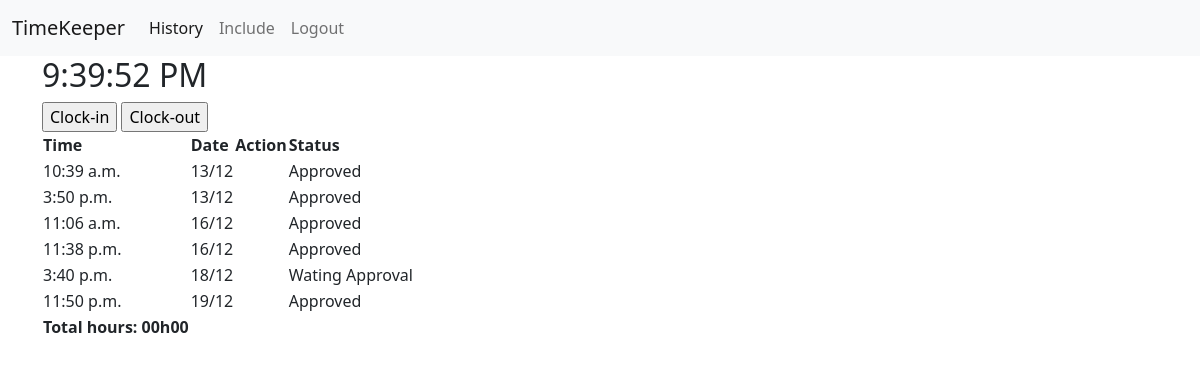
The page /history (signed in) on the database as committed earlier.
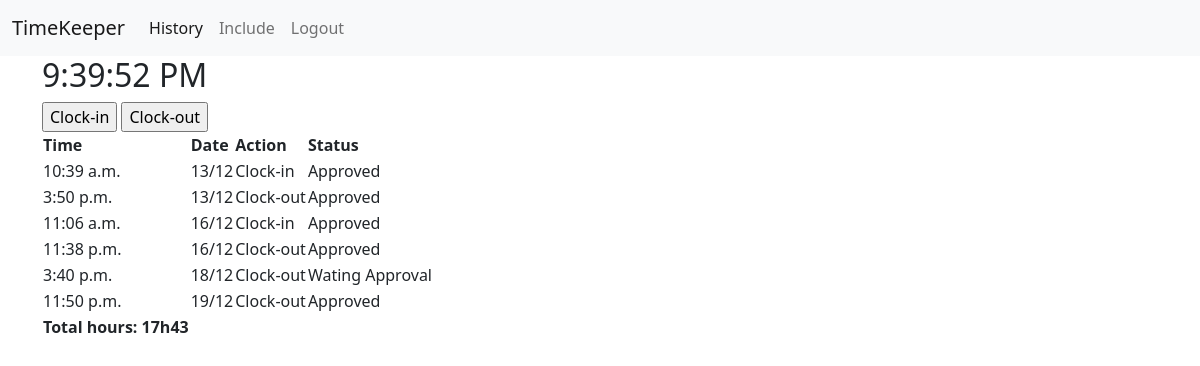
The same page on the database as committed later.
### backend/models.py (models this page shows)
class Record(models.Model):
  user = models.ForeignKey(User, on_delete=models.CASCADE)
  date = models.DateTimeField(default=now)
  action = models.CharField(max_length=20, default='')
  status = models.CharField(max_length=20, default='Wating Approval')

### backend/views.py (the view)
# urls.py: path("history", views.history, name="history"),
def history(req):
    if not req.user.is_authenticated:
        messages.success(req, ("You must login to access this page"))
        return redirect("/auths")
    if req.method == "POST":
        record = Record()
        record.user = req.user
        record.status = "Approved"
        record.action = req.POST.get("action")
        record.save()
        return redirect("/history")
    else:
        records = Record.objects.filter(user=req.user).order_by("date__day")
        context = {"records": records, "workedHours": calculateWorkedHours(records)}
        return render(req, "backend/history.html", context)

### backend/templates/backend/history.html (shortened to what this page needs)
{% extends 'backend/base.html' %}
{% load static %}
{% block content%}
<div class="clockContainer">
  <h2 class="clock" id="clock"></h2>
  <form action="" method="post">
    <input type="submit" name="action" value="Clock-in">
    <input type="submit" name="action" value="Clock-out">
  </form>
</div>
<div class="historyContainer">
  <table>
    <tr>
      <th>Time</th>
      <th>Date</th>
      <th>Action</th>
      <th>Status</th>
    </tr>
    {% for record in records %}
    <tr>
      <td>{{ record.date|time }}</td>
      <td>{{ record.date|date:'d/m' }}</td>
      <td>{{ record.action }}</td>
      <td>{{ record.status }}</td>
    </tr>
    {% endfor %}
    <tr>
      <th>Total hours: {{ workedHours }}</th>
    </tr>
  </table>
</div>
{% endblock %}

Rows that differ between the two databases and show on the page:
changed Record (number 1 of 6 on the later page): action (not shown) → "Clock-in"
changed Record (number 2 of 6 on the later page): action (not shown) → "Clock-out"
changed Record (number 3 of 6 on the later page): action (not shown) → "Clock-in"
changed Record (number 4 of 6 on the later page): action (not shown) → "Clock-out"
changed Record "Wating Approval": action (not shown) → "Clock-out"
changed Record (number 6 of 6 on the later page): action (not shown) → "Clock-out"
Other text that changed with them:
{{ workedHours }}: "00h00" → "17h43"
